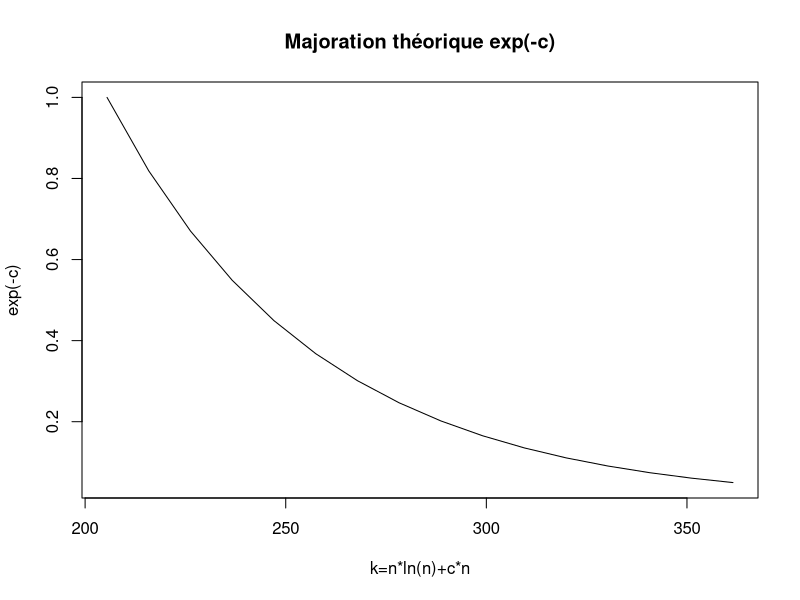

Generate this figure with R: (Note: this script raises an error after producing the figure.)
##Conditions initiales
nbCartes<-52
Id<-1:nbCartes

#Majoration d(k)
N<-3
inter<-0.2
nlogn<-nbCartes*log(nbCartes)
c<-seq(0,N,inter)
m<-c()
expo<-c()
for(i in c){
  m<-c(m,(nlogn + i*nbCartes))
  expo<-c(expo,exp(-i))
}
#Porba [T > m] <= expo
plot(m,expo,type="l",xlab="k=n*ln(n)+c*n",ylab="exp(-c)",main="Majoration théorique exp(-c)")

#Simulation espérance de T
N<-100
TN<-0
for(i in 1:N){
  t<-0
  Top<-Id
  while(Top[1]!=52)
  {
    t=t+1
    Top<-simuTop(Top)
  }
  TN=TN+t+1
}
TN=TN/N

#Probabilités cumulées k de 51:400
N<-1000
Tcumules<-rep(0,350)
for(i in 1:N){
  k<-1
  Top<-Id
  while(Top[1]!=52)
  {
    k=k+1
    Top<-simuTop(Top)
  }
  if(k>400){
    k<-400
  }
  Tcumules=Tcumules+c(rep(1,(k-50-1)),rep(0,(400-k+1)))
}
Tcumules=Tcumules/N
#Pob [T > m] <= Tcumules
k<-51:400
plot(k,Tcumules,type="l",xlab="k",ylab="Prob[T > k]",main="Simulation de 100 TOP")
lines(c(51,400),c(0.5,0.5),col="red")

#Comparaison
#par(mfrow=c(1,2))
#plot(k,expo,type="l",xlab="k=n*ln(n)+c*n",ylab="exp(-c)",main="Majoration théorique exp(-c)")
plot(k,Tcumules,type="l",xlab="k",ylab="Prob[T > k]",main="Simulation de 100 TOP")
lines(c(51,400),c(0.5,0.5),col="red")
lines(m,expo,col="blue")
